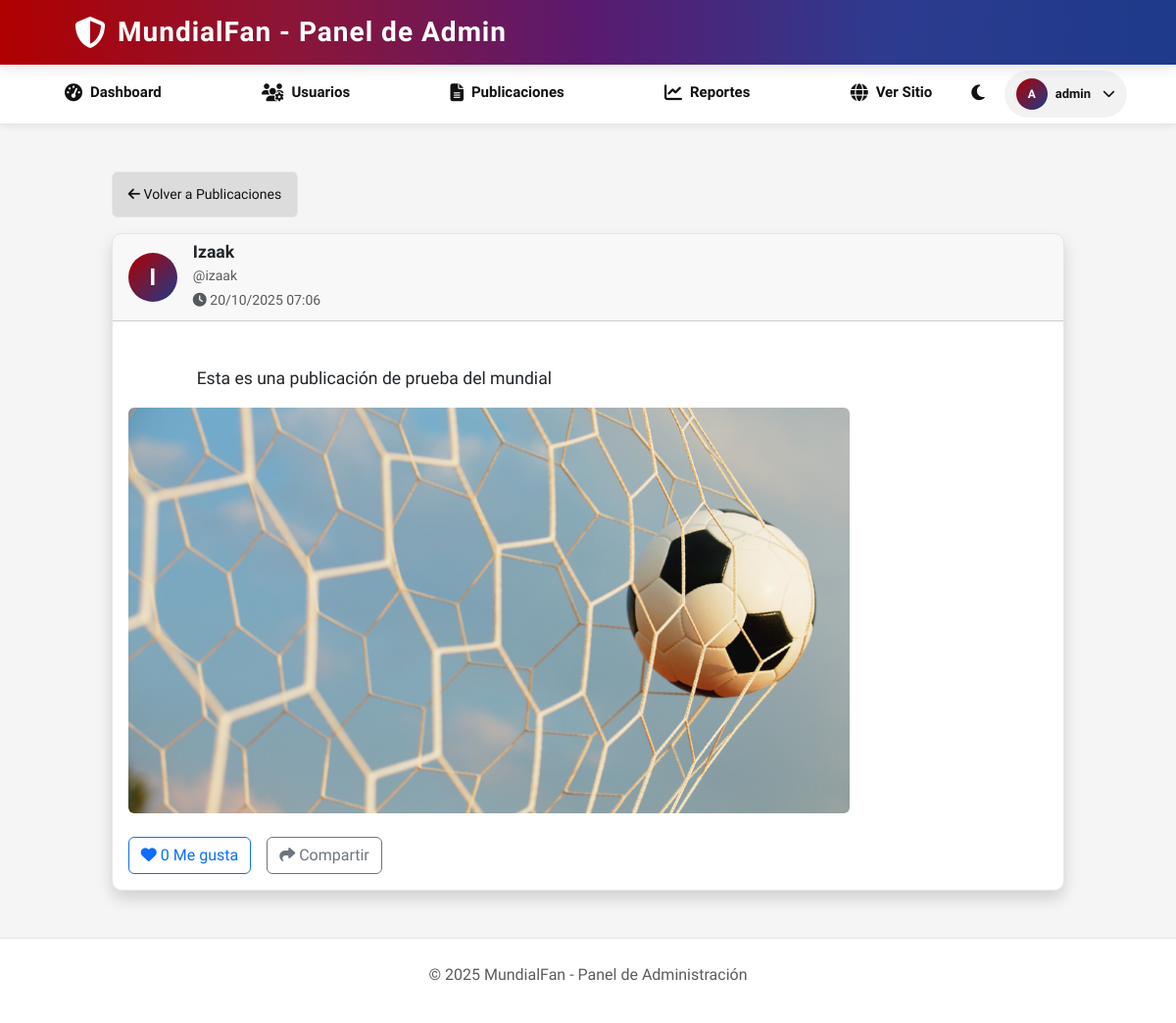
The app's page /Post/1 (signed in) with its own data.
### tables this page shows
CREATE TABLE publicaciones (
    idPublicacion INT PRIMARY KEY AUTO_INCREMENT,
    idUsuario INT NOT NULL,
    texto VARCHAR(500),
    tipoContenido VARCHAR(10),
    rutamulti VARCHAR(255),
    likes INT DEFAULT 0,
    estado ENUM('publico', 'privado', 'bloqueado') DEFAULT 'publico',
    postdate TIMESTAMP DEFAULT CURRENT_TIMESTAMP,
    FOREIGN KEY (idUsuario) REFERENCES users(idUsuario) ON DELETE CASCADE
);

CREATE TABLE users (
    idUsuario INT PRIMARY KEY AUTO_INCREMENT,
    Nombre VARCHAR(100) NOT NULL,
    email VARCHAR(100) UNIQUE NOT NULL,
    username VARCHAR(50) UNIQUE NOT NULL,
    contrasena VARCHAR(255) NOT NULL,
    rol ENUM('usuario', 'admin') DEFAULT 'usuario',
    fechaNacimiento DATE,
    genero VARCHAR(20),
    ciudad VARCHAR(100),
    pais VARCHAR(100),
    fotoPerfil VARCHAR(255),
    biografia TEXT,
    estado ENUM('activo', 'inactivo', 'suspendido') DEFAULT 'activo',
    fechaRegistro TIMESTAMP DEFAULT CURRENT_TIMESTAMP,
    ultimaActividad TIMESTAMP DEFAULT CURRENT_TIMESTAMP ON UPDATE CURRENT_TIMESTAMP
);

### Core/functions.php (called while the page is built, shortened)
<?php
function base_path($path): string
{
    return BASE_PATH . $path;
}
function view($path, $attributes = [])
{
    extract($attributes);
    require base_path('front/') . $path;
}

### Controles/Api/PostController.php (called while the page is built, shortened)
<?php
class PostController
{
    protected $db;
    public function __construct()
    {
        $this->db = App::resolve('Core\Database');
    }
public function show($id)
{
    $postId = is_array($id) ? $id['id'] : $id;
    $post = $this->db->query(
        "SELECT p.*, u.Nombre, u.username, u.fotoPerfil
         FROM publicaciones p
         JOIN users u ON p.idUsuario = u.idUsuario
         WHERE p.idPublicacion = ?",
        [$postId]
    )->find();
    return view('/admin/PostDetalle.php', ['post' => $post]);
}
}

### public/index.php (called while the page is built, shortened)
<?php
require BASE_PATH.'Core/functions.php';
spl_autoload_register(function ($class) {
    $class = str_replace('\\', DIRECTORY_SEPARATOR, $class);
});
require base_path('bootstrap.php');
$router = new \Core\Router();
$uri = parse_url($_SERVER['REQUEST_URI'])['path'];
$method = $_POST['_method'] ?? $_SERVER['REQUEST_METHOD'];
$router->route($uri, $method);

### Core/App.php (called while the page is built, shortened)
<?php
class App
{
    protected static $container;
    public static function setContainer($container)
    {
        static::$container = $container;
    }
    public static function container()
    {
        return static::$container;
    }
    public static function resolve($key)
    {
        return static::container()->resolve($key);
    }
}

### Core/Container.php (called while the page is built, shortened)
<?php
class Container
{
    protected $bindings = [];
    public function bind($key, $resolver)
    {
        $this->bindings[$key] = $resolver;
    }
    public function resolve($key)
    {
        $resolver = $this->bindings[$key];
        return call_user_func($resolver);
    }
}

### config.php (called while the page is built)
<?php
$url = getenv('MYSQL_URL') ?: getenv('DATABASE_URL');
if ($url === false) {
    return [
        'database' => [
            'host' => 'localhost',
            'port' => 3306,
            'user' => 'root',
            'password' => 'root',
            'dbname' => 'railway',
            'charset' => 'utf8mb4'
        ]
    ];
}
$parts = parse_url($url);
return [
    'database' => [
        'host' => $parts['host'],
        'port' => $parts['port'] ?? 3306,
        'user' => $parts['user'],
        'password' => $parts['pass'],
        'dbname' => ltrim($parts['path'], '/'),
        'charset' => 'utf8mb4'
    ]
];

### bootstrap.php (called while the page is built, shortened)
<?php
$container = new Container();
$container->bind('Core\Database', function () {
    $config = require base_path('config.php');
    return new Database($config['database'],$config['database']['user'],$config['database']['password']);
});

### Core/Database.php (called while the page is built, shortened)
<?php
class Database
{
    public $connection;
    public $statement;
    public function __construct($config, $username = 'root', $password = '')
    {
        $dsn = 'mysql:' . http_build_query($config, '', ';');
        $this->connection = new PDO($dsn, $username, $password, [
            PDO::ATTR_DEFAULT_FETCH_MODE => PDO::FETCH_ASSOC
        ]);
    }
 public function query($query, $params = [])
    {
        $this->statement = $this->connection->prepare($query);
        if (!empty($params)) {
            $i = 1;
            foreach ($params as $value) {
                $type = PDO::PARAM_STR;
                $this->statement->bindValue($i, $value, $type);
                $i++;
            }
        }
        $this->statement->execute();
        return $this;
    }
    public function find()
    {
        return $this->statement->fetch();
    }
}

### front/admin/PostDetalle.php (the view, shortened to what this page needs)
<?php require 'partials/header.php'; ?>
<div class="contenedor mt-5">
    <a href="/Post" class="btn btn-secondary mb-3">
        <i class="fas fa-arrow-left"></i> Volver a Publicaciones
    </a>
    <div class="card shadow">
        <div class="card-header d-flex align-items-center gap-3">
            <?php if ($post['fotoPerfil']): ?>
                <img src="<?= htmlspecialchars($post['fotoPerfil']) ?>"
                     alt="Avatar"
                     class="rounded-circle"
                     style="width: 50px; height: 50px; object-fit: cover;">
            <?php else: ?>
                <div class="user-avatar" style="width: 50px; height: 50px; font-size: 1.5rem;">
                    <?= strtoupper(substr($post['username'] ?? 'U', 0, 1)) ?>
                </div>
            <?php endif; ?>
            <div>
                <h5 class="mb-0"><?= htmlspecialchars($post['Nombre'] ?? $post['username']) ?></h5>
                <small class="text-muted">@<?= htmlspecialchars($post['username']) ?></small>
                <br>
                <small class="text-muted">
                    <i class="fas fa-clock"></i>
                    <?= date('d/m/Y H:i', strtotime($post['postdate'])) ?>
                </small>
            </div>
        </div>
        <div class="card-body">
            <p class="card-text" style="font-size: 1.1rem; white-space: pre-wrap;">
                <?= nl2br(htmlspecialchars($post['texto'])) ?>
            </p>
            <?php if ($post['tipoContenido'] === 'imagen' && $post['rutamulti']): ?>
                <div class="mt-3">
                    <img src="/<?= htmlspecialchars($post['rutamulti']) ?>"
                         alt="Imagen de publicación"
                         class="img-fluid rounded"
                         style="max-height: 600px; width: auto;">
                </div>
            <?php endif; ?>
            <div class="mt-4 d-flex gap-3">
                <button class="btn btn-outline-primary" id="btn-like" data-post-id="<?= $post['idPublicacion'] ?>">
                    <i class="fas fa-heart"></i>
                    <span id="like-count"><?= $post['likes'] ?? 0 ?></span> Me gusta
                </button>
                <button class="btn btn-outline-secondary">
                    <i class="fas fa-share"></i> Compartir
                </button>
            </div>
        </div>
    </div>
</div>
<?php require 'partials/footer.php'; ?>

### Core/Router.php (shortened to what this page needs)
<?php
class Router
{
    protected $routes = [];
    public function add($method, $uri, $controles)
    {
        $this->routes[] = [
            'uri' => $uri,
            'controles' => $controles,
            'method' => $method,
            'middleware' => null
        ];
        return $this;
    }
    public function only($key)
    {
        $this->routes[array_key_last($this->routes)]['middleware'] = $key;
        return $this;
    }
public function route($uri, $method)
    {
        foreach ($this->routes as $route) {
            if ($route['method'] !== strtoupper($method)) {
                continue;
            }
            $regexUri = preg_replace('/\{([a-zA-Z0-9_]+)\}/', '(?P<$1>[^/]+)', $route['uri']);
            $regexPattern = '~^' . $regexUri . '$~';
            if (preg_match($regexPattern, $uri, $matches)) {
                $params = [];
                foreach ($matches as $key => $value) {
                    if (is_string($key)) {
                        $params[$key] = $value;
                    }
                }
                if (str_contains($route['controles'], '@')) {
                    [$controllerPath, $methodName] = explode('@', $route['controles']);
                    $controller = new $controllerClass;
                    return $controller->$methodName($params);
                } else {
                    return require base_path($route['controles']);
                }
            }
        }
    }
}

### front/admin/partials/header.php (shortened to what this page needs)
<?php
$isLoggedIn = isset($_SESSION['user']);
$user = $isLoggedIn ? $_SESSION['user'] : null;
?>
<!DOCTYPE html>
<html lang="es">
<head>
  <link rel="stylesheet" href="https://cdn.jsdelivr.net/npm/bootstrap@5.3.3/dist/css/bootstrap.min.css">
  <link rel="stylesheet" href="https://cdnjs.cloudflare.com/ajax/libs/font-awesome/6.4.0/css/all.min.css">
  <link rel="stylesheet" href="/css/styles.css?v=1.0.13">
</head>
<body>
  <header>
    <div class="header-contenido contenedor">
      <a href="/admin/dashboard" class="logo">
        <i class="fas fa-shield-halved"></i>
        <h1>MundialFan - Panel de Admin</h1>
      </a>
    </div>
  </header>
  <nav>
    <div class="nav-wrap">
      <ul class="navbar" id="navbar-menu">
        <li><a href="/admin/dashboard"><i class="fas fa-tachometer-alt"></i> <span>Dashboard</span></a></li>
        <li><a href="/admin/usuarios"><i class="fas fa-users-cog"></i> <span>Usuarios</span></a></li>
        <li><a href="/admin/publicaciones"><i class="fas fa-file-alt"></i> <span>Publicaciones</span></a></li>
        <li><a href="/admin/reportes"><i class="fas fa-chart-line"></i> <span>Reportes</span></a></li>
        <li><a href="/"><i class="fas fa-globe"></i> <span>Ver Sitio</span></a></li>
      </ul>
      <div class="auth-buttons">
        <button id="toggle-mode-header" class="toggle-btn" aria-label="Cambiar modo">
          <i class="fas fa-moon"></i>
        </button>
        <?php if ($isLoggedIn && $user): ?>
          <div class="dropdown">
            <button
              class="btn btn-sm user-profile"
              type="button"
              id="adminDropdown"
              data-bs-toggle="dropdown"
              aria-expanded="false"
            >
              <div class="user-avatar" style="background-color: #c0392b;">
                <?php echo strtoupper(substr($user['username'] ?? 'A', 0, 1)); ?>
              </div>
              <span class="d-none d-md-inline"><?php echo htmlspecialchars($user['username'] ?? 'Admin'); ?></span>
              <i class="fas fa-chevron-down ms-1"></i>
            </button>
          </div>
        <?php endif; ?>
      </div>
    </div>
  </nav>
  <main class="admin-container container mt-4">

### front/admin/partials/footer.php (shortened to what this page needs)
  </main> <footer class="admin-footer mt-5 text-center text-muted">
    <p>&copy; <?= date('Y') ?> MundialFan - Panel de Administración</p>
  </footer>
</body>
</html>

### public/css/styles.css (style rules this page uses)
.text-center { text-align: center; }
.mt-3 { margin-top: var(--spacing-lg); }
.mt-4 { margin-top: var(--spacing-xl); }
.mt-5 { margin-top: var(--spacing-2xl); }
.mb-0 { margin-bottom: 0; }
.mb-3 { margin-bottom: var(--spacing-lg); }
.rounded { border-radius: var(--radius-lg); }
.shadow { box-shadow: var(--shadow-md); }
nav .nav-wrap .toggle-btn i { transition: color var(--transition-normal); color: var(--text); }
body:not(.dark-mode) .toggle-btn i { color: var(--text) !important; }

### public/css/base/variables.css (style rules this page uses)
:root { --bg: #f5f5f5; --text: #111; --nav: #ffffff; --surface: #ffffff; --card: #ffffff; --border: #e6e6e6; --hero-overlay: rgba(0, 0, 0, 0.35); --btn: #b00000; --btn-hover: #d21919; --secondary-btn: #FF9900; --secondary-btn-hover: #F29200; --gradient-primary: linear-gradient(90deg, #b00000 0%, #8b1538 25%, #5a1a6f 50%, #2d3b8f 75%, #1e3a8a 100%); --gradient-secondary: linear-gradient(135deg, #667eea 0%, #764ba2 100%); --gradient-user: linear-gradient(135deg, #b00000 0%, #1e3a8a 100%); --primary-red: #b00000; --primary-blue: #1e3a8a; --spacing-xs: 4px; --spacing-sm: 8px; --spacing-md: 12px; --spacing-lg: 16px; --spacing-xl: 20px; --spacing-2xl: 24px; --spacing-3xl: 32px; --spacing-4xl: 48px; --radius-sm: 4px; --radius-md: 6px; --radius-lg: 8px; --radius-xl: 10px; --radius-2xl: 12px; --radius-full: 999px; --shadow-sm: 0 2px 5px rgba(0, 0, 0, 0.05); --shadow-md: 0 2px 8px rgba(0, 0, 0, 0.08); --shadow-lg: 0 4px 12px rgba(0, 0, 0, 0.1); --shadow-xl: 0 10px 40px rgba(0, 0, 0, 0.2); --transition-fast: 0.2s ease; --transition-normal: 0.3s ease; --transition-slow: 0.5s ease; --font-family: 'Oswald', Arial, Helvetica, sans-serif; --font-weight-normal: 400; --font-weight-semibold: 600; --font-weight-bold: 700; --text-xs: 12px; --text-sm: 13px; --text-base: 14px; --text-lg: 16px; --text-xl: 18px; --text-2xl: 20px; --text-3xl: 24px; --text-4xl: 28px; }

### public/css/layout/container.css (style rules this page uses)
.contenedor { width: 90%; max-width: 1200px; margin: 0 auto; padding: 0 var(--spacing-lg); }

### public/css/layout/header.css (style rules this page uses)
header { background: var(--gradient-primary); padding: var(--spacing-lg) 0; box-shadow: var(--shadow-lg); position: sticky; top: 0; z-index: 100; }
.header-contenido { display: flex; justify-content: space-between; align-items: center; }
.logo { display: flex; align-items: center; gap: var(--spacing-md); color: white; text-decoration: none; cursor: pointer; transition: transform var(--transition-fast); }
.logo i { font-size: 32px; transition: transform var(--transition-fast); }
.logo h1 { font-family: var(--font-family); font-size: 28px; font-weight: var(--font-weight-bold); margin: 0; letter-spacing: 1px; color: white; }

### public/css/layout/footer.css (style rules this page uses)
footer { background: var(--nav); color: var(--text); transition: background var(--transition-normal), color var(--transition-normal); padding: var(--spacing-2xl) var(--spacing-lg); border-top: 1px solid var(--border); }

### public/css/components/buttons.css (style rules this page uses)
button { font-family: var(--font-family); cursor: pointer; transition: all var(--transition-normal); border: none; border-radius: var(--radius-md); font-weight: var(--font-weight-semibold); }
.btn-secondary { background: rgba(0, 0, 0, 0.1); color: var(--text); padding: var(--spacing-md) var(--spacing-lg); font-size: var(--text-base); border: 1px solid var(--border); }
.btn-sm { padding: var(--spacing-sm) var(--spacing-md); font-size: var(--text-sm); }

### public/css/components/cards.css (style rules this page uses)
.card { background: var(--card); border: 1px solid var(--border); border-radius: var(--radius-xl); overflow: hidden; transition: all var(--transition-normal); box-shadow: var(--shadow-sm); }

### records on screen
publicaciones: idUsuario.username "I", idUsuario.Nombre "Izaak", idUsuario.username "izaak", postdate "20/10/2025 07:06", texto "Esta es una publicación de prueba del mundial", rutamulti (picture), likes "0"
